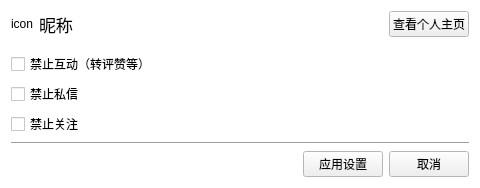
<?xml version="1.0" encoding="UTF-8"?>
<ui version="4.0">
 <class>Form</class>
 <widget class="QWidget" name="Form">
  <property name="geometry">
   <rect>
    <x>0</x>
    <y>0</y>
    <width>480</width>
    <height>179</height>
   </rect>
  </property>
  <property name="palette">
   <palette>
    <active>
     <colorrole role="Base">
      <brush brushstyle="SolidPattern">
       <color alpha="255">
        <red>255</red>
        <green>255</green>
        <blue>255</blue>
       </color>
      </brush>
     </colorrole>
     <colorrole role="Window">
      <brush brushstyle="SolidPattern">
       <color alpha="255">
        <red>255</red>
        <green>255</green>
        <blue>255</blue>
       </color>
      </brush>
     </colorrole>
    </active>
    <inactive>
     <colorrole role="Base">
      <brush brushstyle="SolidPattern">
       <color alpha="255">
        <red>255</red>
        <green>255</green>
        <blue>255</blue>
       </color>
      </brush>
     </colorrole>
     <colorrole role="Window">
      <brush brushstyle="SolidPattern">
       <color alpha="255">
        <red>255</red>
        <green>255</green>
        <blue>255</blue>
       </color>
      </brush>
     </colorrole>
    </inactive>
    <disabled>
     <colorrole role="Base">
      <brush brushstyle="SolidPattern">
       <color alpha="255">
        <red>255</red>
        <green>255</green>
        <blue>255</blue>
       </color>
      </brush>
     </colorrole>
     <colorrole role="Window">
      <brush brushstyle="SolidPattern">
       <color alpha="255">
        <red>255</red>
        <green>255</green>
        <blue>255</blue>
       </color>
      </brush>
     </colorrole>
    </disabled>
   </palette>
  </property>
  <property name="windowTitle">
   <string>拉黑用户</string>
  </property>
  <property name="styleSheet">
   <string notr="true">QWidget{font-family: &quot;微软雅黑&quot;;}
</string>
  </property>
  <layout class="QGridLayout" name="gridLayout_2">
   <item row="1" column="0">
    <layout class="QGridLayout" name="gridLayout">
     <item row="1" column="0">
      <widget class="QCheckBox" name="checkBox_3">
       <property name="text">
        <string>禁止私信</string>
       </property>
      </widget>
     </item>
     <item row="0" column="0">
      <widget class="QCheckBox" name="checkBox">
       <property name="text">
        <string>禁止互动（转评赞等）</string>
       </property>
      </widget>
     </item>
     <item row="2" column="0">
      <widget class="QCheckBox" name="checkBox_2">
       <property name="text">
        <string>禁止关注</string>
       </property>
      </widget>
     </item>
    </layout>
   </item>
   <item row="0" column="0">
    <layout class="QHBoxLayout" name="horizontalLayout" stretch="0,1,0">
     <property name="bottomMargin">
      <number>9</number>
     </property>
     <item>
      <widget class="QLabel" name="label">
       <property name="text">
        <string>icon</string>
       </property>
       <property name="alignment">
        <set>Qt::AlignCenter</set>
       </property>
      </widget>
     </item>
     <item>
      <widget class="QLabel" name="label_2">
       <property name="font">
        <font>
         <family>微软雅黑</family>
         <pointsize>13</pointsize>
        </font>
       </property>
       <property name="text">
        <string>昵称</string>
       </property>
       <property name="alignment">
        <set>Qt::AlignLeading|Qt::AlignLeft|Qt::AlignVCenter</set>
       </property>
      </widget>
     </item>
     <item>
      <widget class="QPushButton" name="pushButton_3">
       <property name="text">
        <string>查看个人主页</string>
       </property>
      </widget>
     </item>
    </layout>
   </item>
   <item row="3" column="0">
    <widget class="Line" name="line">
     <property name="orientation">
      <enum>Qt::Horizontal</enum>
     </property>
    </widget>
   </item>
   <item row="4" column="0">
    <layout class="QHBoxLayout" name="horizontalLayout_2">
     <item>
      <spacer name="horizontalSpacer">
       <property name="orientation">
        <enum>Qt::Horizontal</enum>
       </property>
       <property name="sizeHint" stdset="0">
        <size>
         <width>390</width>
         <height>20</height>
        </size>
       </property>
      </spacer>
     </item>
     <item>
      <widget class="QPushButton" name="pushButton">
       <property name="text">
        <string>应用设置</string>
       </property>
      </widget>
     </item>
     <item>
      <widget class="QPushButton" name="pushButton_2">
       <property name="text">
        <string>取消</string>
       </property>
      </widget>
     </item>
    </layout>
   </item>
   <item row="2" column="0">
    <spacer name="verticalSpacer">
     <property name="orientation">
      <enum>Qt::Vertical</enum>
     </property>
     <property name="sizeHint" stdset="0">
      <size>
       <width>248</width>
       <height>3</height>
      </size>
     </property>
    </spacer>
   </item>
  </layout>
 </widget>
 <resources/>
 <connections/>
</ui>
